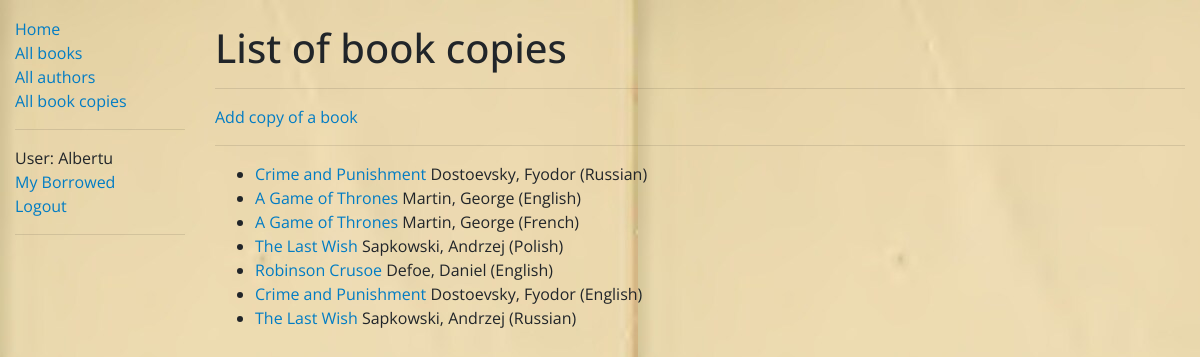
Page /catalog/bookinstances/ (signed in) on the committed database.
### catalog/models.py (models this page shows, shortened)
class BookInstance(models.Model):
    id = models.UUIDField(primary_key=True, default=uuid.uuid4,
                          help_text='Unique ID for this particular book across whole library')
    book = models.ForeignKey(Book, on_delete=models.RESTRICT, null=True)
    imprint = models.CharField(max_length=200)
    due_back = models.DateField(null=True, blank=True)
    language = models.ForeignKey('Language', on_delete=models.SET_NULL, null=True)
    borrower = models.ForeignKey(User, on_delete=models.SET_NULL, null=True, blank=True)
    LOAN_STATUS = (
        ('m', 'Maintenance'),
        ('o', 'On loan'),
        ('a', 'Available'),
        ('r', 'Reserved'),
    )
    status = models.CharField(
        max_length=1,
        choices=LOAN_STATUS,
        blank=True,
        default='m',
        help_text='Book availability',
    )
    class Meta:
        ordering = ['due_back']
        permissions = (("can_mark_returned", "Set book as returned"),)
    def get_absolute_url(self):
        return reverse('bookinstance-detail', args=[str(self.id)])

class Book(models.Model):
    title = models.CharField(max_length=200)
    author = models.ForeignKey('Author', on_delete=models.SET_NULL, null=True)
    summary = models.TextField(max_length=1000, help_text='Enter a brief description of the book')
    isbn = models.CharField('ISBN', max_length=13, unique=True,
                            help_text='13 Character <a href=\
                            "https://www.isbn-international.org/content/what-isbn">ISBN number</a>')
    genre = models.ManyToManyField(Genre, help_text='Select a genre for this book')
    language_of_origin = models.ForeignKey('Language', on_delete=models.SET_NULL, null=True)
    class Meta:
        ordering = ['title']
    def display_genre(self):
        """Create a string for the Genre. This is required to display genre in Admin."""
        return ', '.join(genre.name for genre in self.genre.all()[:3])
    display_genre.short_description = 'Genre'

class Author(models.Model):
    first_name = models.CharField(max_length=100)
    last_name = models.CharField(max_length=100)
    date_of_birth = models.DateField(null=True, blank=True)
    date_of_death = models.DateField('died', null=True, blank=True)
    class Meta:
        ordering = ['last_name', 'first_name']
    def __str__(self):
        return f'{self.last_name}, {self.first_name}'

class Language(models.Model):
    name = models.CharField(max_length=200,
                            help_text="Enter the book's language (e.g. English, French, Japanese etc.)")
    def __str__(self):
        return self.name

### catalog/views.py (the view)
# urls.py: path('bookinstances/', views.BookInstanceListView.as_view(), name='bookinstances'),
class BookInstanceListView(LoginRequiredMixin, generic.ListView):
    model = BookInstance
    paginate_by = 10

### catalog/templates/catalog/bookinstance_list.html (shortened to what this page needs)
{% extends "base_generic.html" %}
{% block content %}
    <h1>List of book copies</h1>
    <hr>
    <a href="{% url 'bookinstance-create' %}">Add copy of a book</a>
    <hr>
    {% if bookinstance_list %}
        <ul>
            {% for bookinstance in bookinstance_list %}
                <li>
                    <a href="{{ bookinstance.get_absolute_url }}">
                        {{ bookinstance.book.title }}</a> {{ bookinstance.book.author }} ({{ bookinstance.language }})
                </li>
            {% endfor %}
        </ul>
    {% else %}
        <p>There are no books in the library.</p>
    {% endif %}
{% endblock %}

### catalog/templates/base_generic.html (shortened to what this page needs)
<!doctype html>
<html lang="en">
<head>
    <link rel="stylesheet"
          href="https://cdn.jsdelivr.net/npm/bootstrap@4.5.3/dist/css/bootstrap.min.css"
>
    {% load static %}
    <link rel="stylesheet" href="{% static 'css/styles.css' %}">
    <link rel="stylesheet" href="{% static 'css/links.css' %}">
</head>
<body>
<div class="container-fluid">
    <div class="row">
        <div class="col-sm-2">
            {% block sidebar %}
                <ul class="sidebar-nav this-nav">
                    <li><a href="{% url 'index' %}" class="third after">Home</a></li>
                    <li><a href="{% url 'books' %}" class="third after">All books</a></li>
                    <li><a href="{% url 'authors' %}" class="third after">All authors</a></li>
                    {% if user.is_authenticated %}
                        <li><a href="{% url 'bookinstances' %}" class="third after">All book copies</a></li>
                    {% endif %}
                    <hr>
                    {% if user.is_authenticated %}
                        <li>User: {{ user.get_username }}</li>
                        <li><a href="{% url 'my-borrowed' %}" class="third after">My Borrowed</a></li>
                        <li><a href="{% url 'logout' %}?next={{ request.path }}" class="third after">Logout</a></li>
                    {% else %}
                        <li><a href="{% url 'login' %}?next={{ request.path }}" class="third after">Login</a></li>
                    {% endif %}
                </ul>
                <hr>
            {% endblock %}
        </div>
        <div class="col-sm-10 content">
            {% block content %}{% endblock %}
        </div>
    </div>
</div>
</body>
</html>

### catalog/static/css/styles.css (style rules this page uses)
body { background-image: url("../images/reader.jpg"); }
.sidebar-nav { margin-top: 10%; padding: 0; list-style: none; }
.content { padding-top: 2%; background-size: cover; }

### catalog/static/css/links.css (style rules this page uses)
body { font-family:'Open Sans', sans-serif; }
a,a:visited,a:hover,a:active { -webkit-backface-visibility:hidden; backface-visibility:hidden; position:relative; transition:0.5s color ease; text-decoration:none; color: #017cc4; }
a.before:before,a.after:after { content: ""; transition:0.5s all ease; -webkit-backface-visibility:hidden; backface-visibility:hidden; position:absolute; }
a.after:after { bottom:-0.05em; }
a.before:before,a.after:after { height:5px; height:0.15rem; width:0; background:#d73444; }
a.third:after,a.sixth:before,a.sixth:after { left:50%; -webkit-transform:translateX(-50%); transform:translateX(-50%); }

### rows in the picture
BookInstance: book "Crime and Punishment", book.author "Dostoevsky, Fyodor", language "Russian"
BookInstance: book "A Game of Thrones", book.author "Martin, George", language "English"
BookInstance: book "A Game of Thrones", book.author "Martin, George", language "French"
BookInstance: book "The Last Wish", book.author "Sapkowski, Andrzej", language "Polish"
BookInstance: book "Robinson Crusoe", book.author "Defoe, Daniel", language "English"
BookInstance: book "Crime and Punishment", book.author "Dostoevsky, Fyodor", language "English"
BookInstance: book "The Last Wish", book.author "Sapkowski, Andrzej", language "Russian"

### other values in the picture
{{ user.get_username }} "Albertu"
